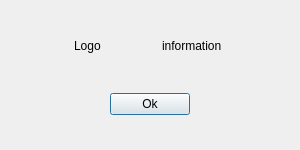
<?xml version="1.0" encoding="UTF-8"?>
<ui version="4.0">
 <class>Dialog</class>
 <widget class="QDialog" name="Dialog">
  <property name="geometry">
   <rect>
    <x>0</x>
    <y>0</y>
    <width>300</width>
    <height>150</height>
   </rect>
  </property>
  <property name="minimumSize">
   <size>
    <width>300</width>
    <height>150</height>
   </size>
  </property>
  <property name="maximumSize">
   <size>
    <width>300</width>
    <height>150</height>
   </size>
  </property>
  <property name="windowTitle">
   <string>Information</string>
  </property>
  <layout class="QHBoxLayout" name="horizontalLayout">
   <item>
    <widget class="QWidget" name="mainWidget" native="true">
     <layout class="QVBoxLayout" name="verticalLayout">
      <item>
       <widget class="QFrame" name="frame">
        <layout class="QHBoxLayout" name="horizontalLayout_2">
         <item>
          <widget class="QWidget" name="widget_4" native="true">
           <layout class="QHBoxLayout" name="horizontalLayout_3">
            <item alignment="Qt::AlignHCenter|Qt::AlignVCenter">
             <widget class="QLabel" name="infoLogo">
              <property name="text">
               <string>Logo</string>
              </property>
             </widget>
            </item>
           </layout>
          </widget>
         </item>
         <item>
          <widget class="QWidget" name="widget_5" native="true">
           <layout class="QHBoxLayout" name="horizontalLayout_4">
            <item alignment="Qt::AlignLeft|Qt::AlignVCenter">
             <widget class="QLabel" name="text">
              <property name="text">
               <string>information</string>
              </property>
             </widget>
            </item>
           </layout>
          </widget>
         </item>
        </layout>
       </widget>
      </item>
      <item>
       <widget class="QWidget" name="widget_3" native="true">
        <layout class="QHBoxLayout" name="horizontalLayout_5">
         <item alignment="Qt::AlignHCenter|Qt::AlignVCenter">
          <widget class="QPushButton" name="okButton">
           <property name="text">
            <string>Ok</string>
           </property>
          </widget>
         </item>
        </layout>
       </widget>
      </item>
     </layout>
    </widget>
   </item>
  </layout>
 </widget>
 <resources/>
 <connections/>
</ui>
